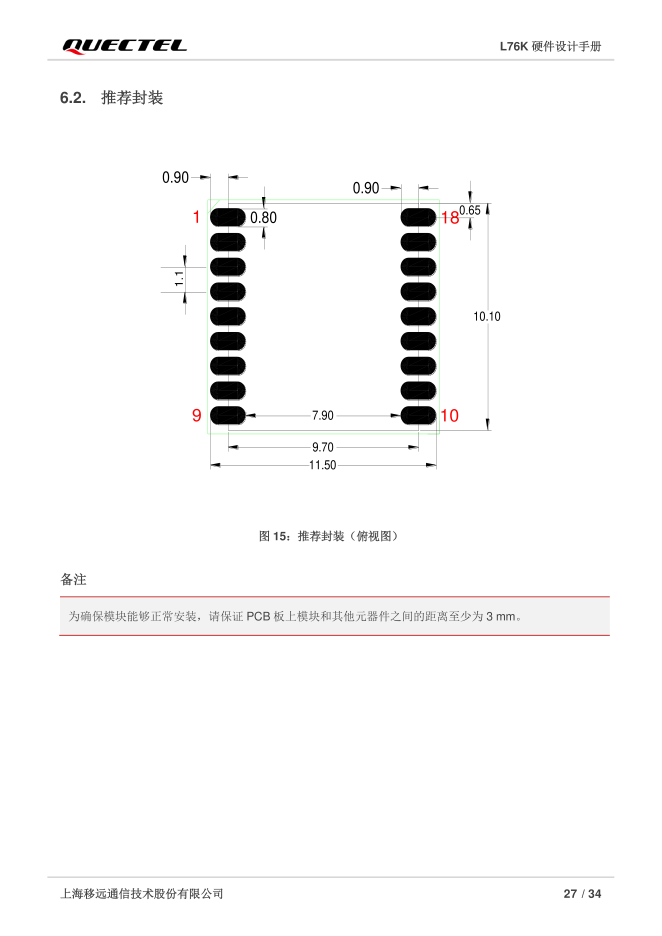
#> input picture ST909B-4G/Datasheet/pdf_render/l76k_p28_400dpi.png, 3308 x 4678 px, found by its file name (shown at 1/5 size)
$ python l76k_fig15.py
#> lines starting #> are read from the running program, lines starting #| are printed output that depends on the picture; after the words box and inside, x2 and y2 are one past the last pixel; in counts of white or black regions, pixels touching at a corner belong together
# Measure Figure 15 (L76K recommended footprint) precisely.
import numpy as np
from PIL import Image
from scipy import ndimage

im = Image.open(r'D:\Tracker\ST909B-4G\Datasheet\pdf_render\l76k_p28_400dpi.png').convert('RGB')
#> im is the input picture: PIL image 3308x4678 RGB; mean R, G, B 248.1, 247.9, 247.7
a = np.array(im).astype(int)
R, G, B = a[..., 0], a[..., 1], a[..., 2]
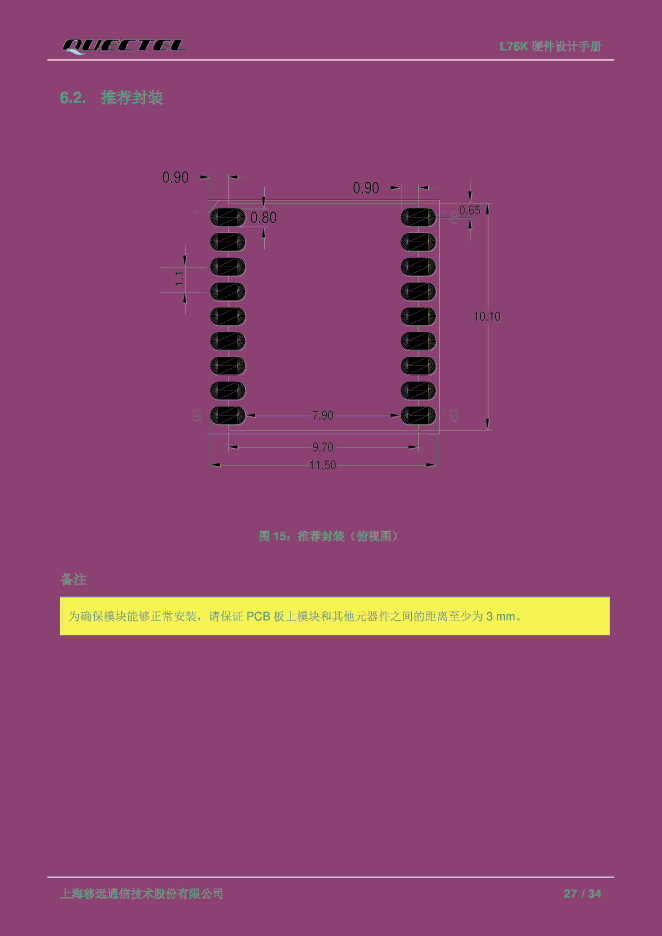
#> R: shape (4678, 3308) int64 (shown at 1/5 size); 256 distinct labels, from 0 to 255; one colour per label, 0 black
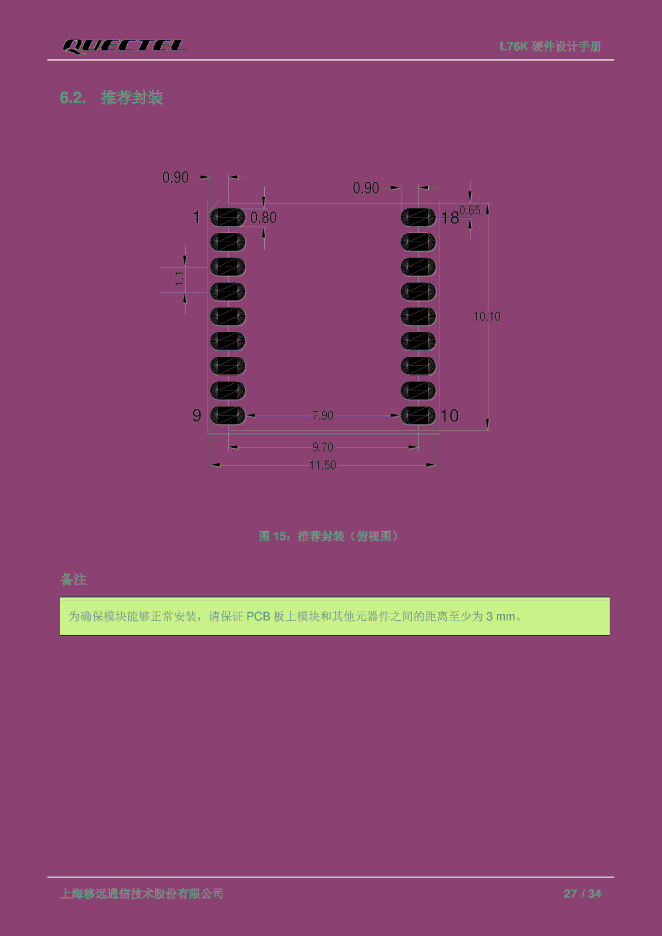
#> G: shape (4678, 3308) int64 (shown at 1/5 size); 256 distinct labels, from 0 to 255; one colour per label, 0 black
#> B: shape (4678, 3308) int64; 256 distinct labels, from 0 to 255
black = (R < 100) & (G < 100) & (B < 100)
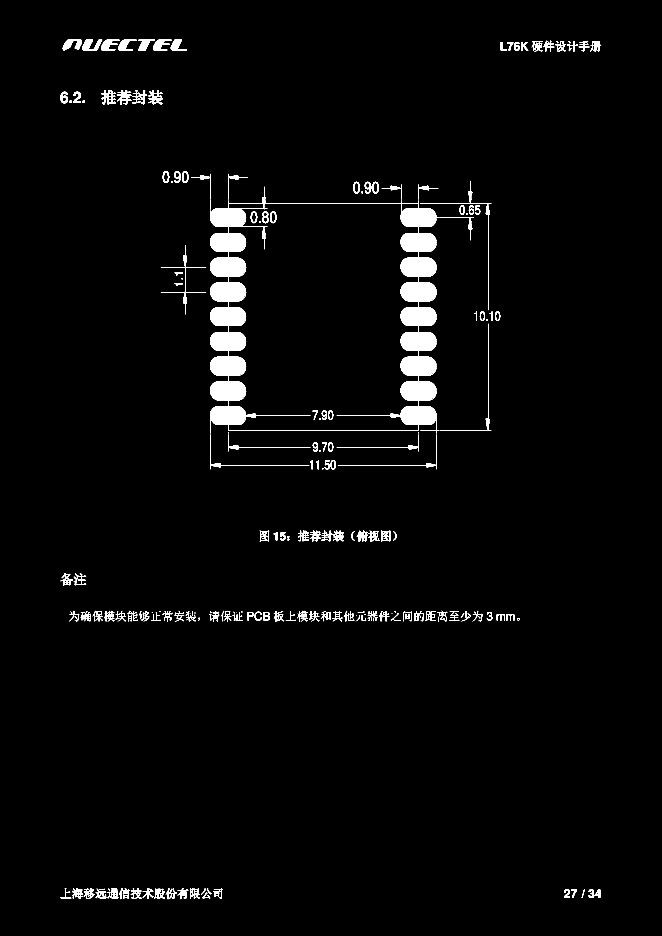
#> black: shape (4678, 3308) bool (shown at 1/5 size); 2.4% white; 304 white regions (52 under 20 px), largest, box (x1, y1, x2, y2) and area: (1050, 1000, 2197, 2169) 268333, (412, 199, 511, 254) 2996, (314, 197, 410, 252) 2892
green = (G > 120) & (R < 120) & (B < 120)
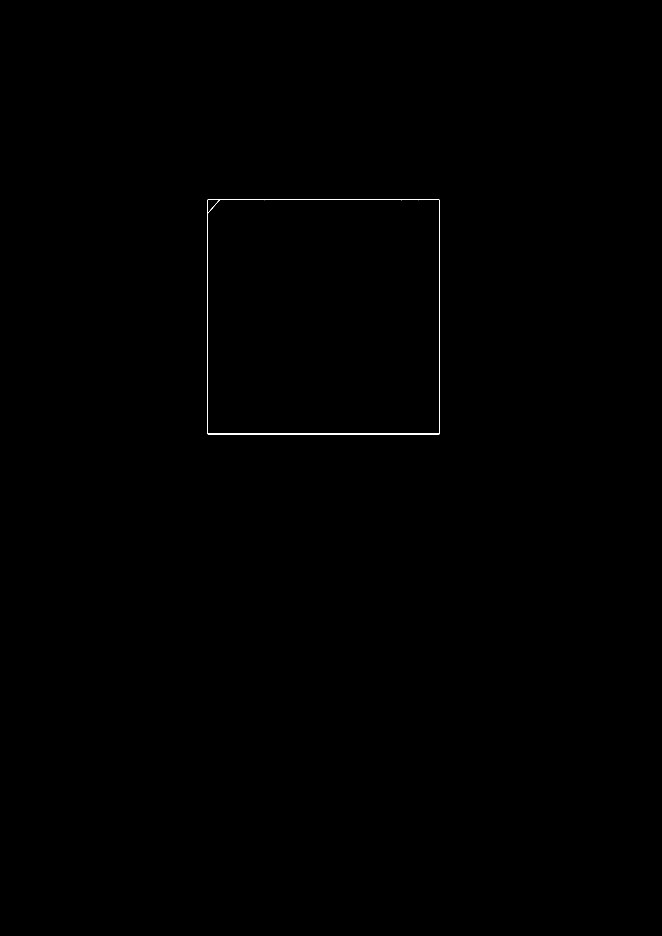
#> green: shape (4678, 3308) bool (shown at 1/5 size); 0.04% white in thin lines or dots, all inside (x1, y1, x2, y2) = (1038, 999, 2198, 2171)

# green rect of the footprint figure
ys, xs = np.nonzero(green[1400:3400, 500:2900])
#> ys = 3857 values from 0 to 770; xs = 3857 values, max 1697 at index 1, min 538 at index 0, mean 1117.6
print('green bbox: x %d..%d y %d..%d' % (xs.min() + 500, xs.max() + 500, ys.min() + 1400, ys.max() + 1400))
#| green bbox: x 1038..2197 y 1400..2170

# black pads: solid comps
lab, n = ndimage.label(black[1400:3400, 500:2900])
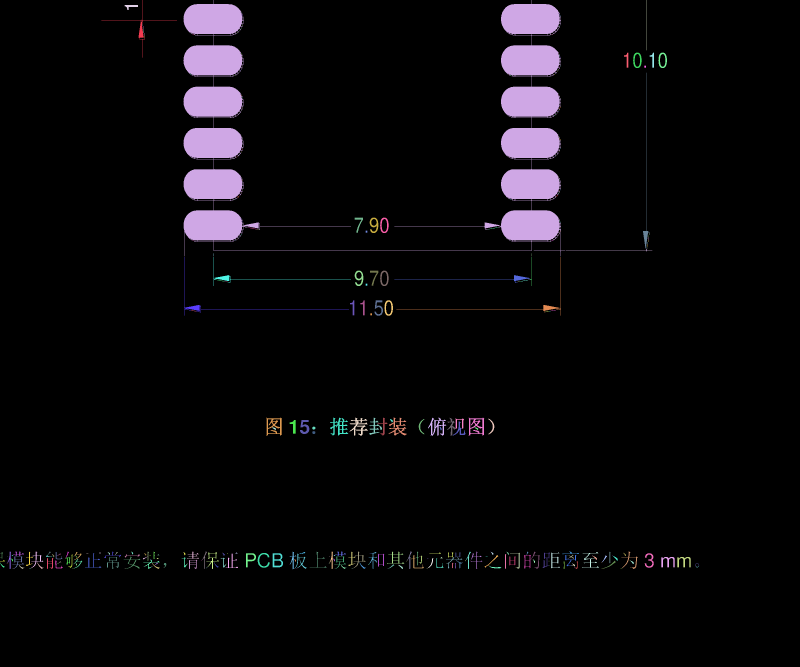
#> lab: shape (2000, 2400) int32 (shown at 1/3 size); 440 distinct labels, from 0 to 439; one colour per label, 0 black
#> n = 439
sl = ndimage.find_objects(lab)
#> sl = 439 items
pads = []
for i, s in enumerate(sl, 1):
    y0, y1 = s[0].start, s[0].stop
    x0, x1 = s[1].start, s[1].stop
    area = int((lab[s] == i).sum())
    if area < 2000:
        continue
    pads.append((y0 + 1400, y1 + 1400, x0 + 500, x1 + 500, area))
#> this loop made 439 passes
#> (y0, y1, x0, x1, area) on passes 1 to 3: (0, 173, 304, 531, 826), (0, 769, 550, 1696, 178129), (0, 151, 1940, 1941, 151)
#> after the loop, pads = [(1400, 2169, 1050, 2196, 178129)]
print('solid black comps (pads):', len(pads))
#| solid black comps (pads): 1
for p in sorted(pads):
    print('  y %d..%d (h %d) x %d..%d (w %d) area %d' % (p[0], p[1], p[1] - p[0], p[2], p[3], p[3] - p[2], p[4]))
#> this loop made 1 pass
#|   y 1400..2169 (h 769) x 1050..2196 (w 1146) area 178129
